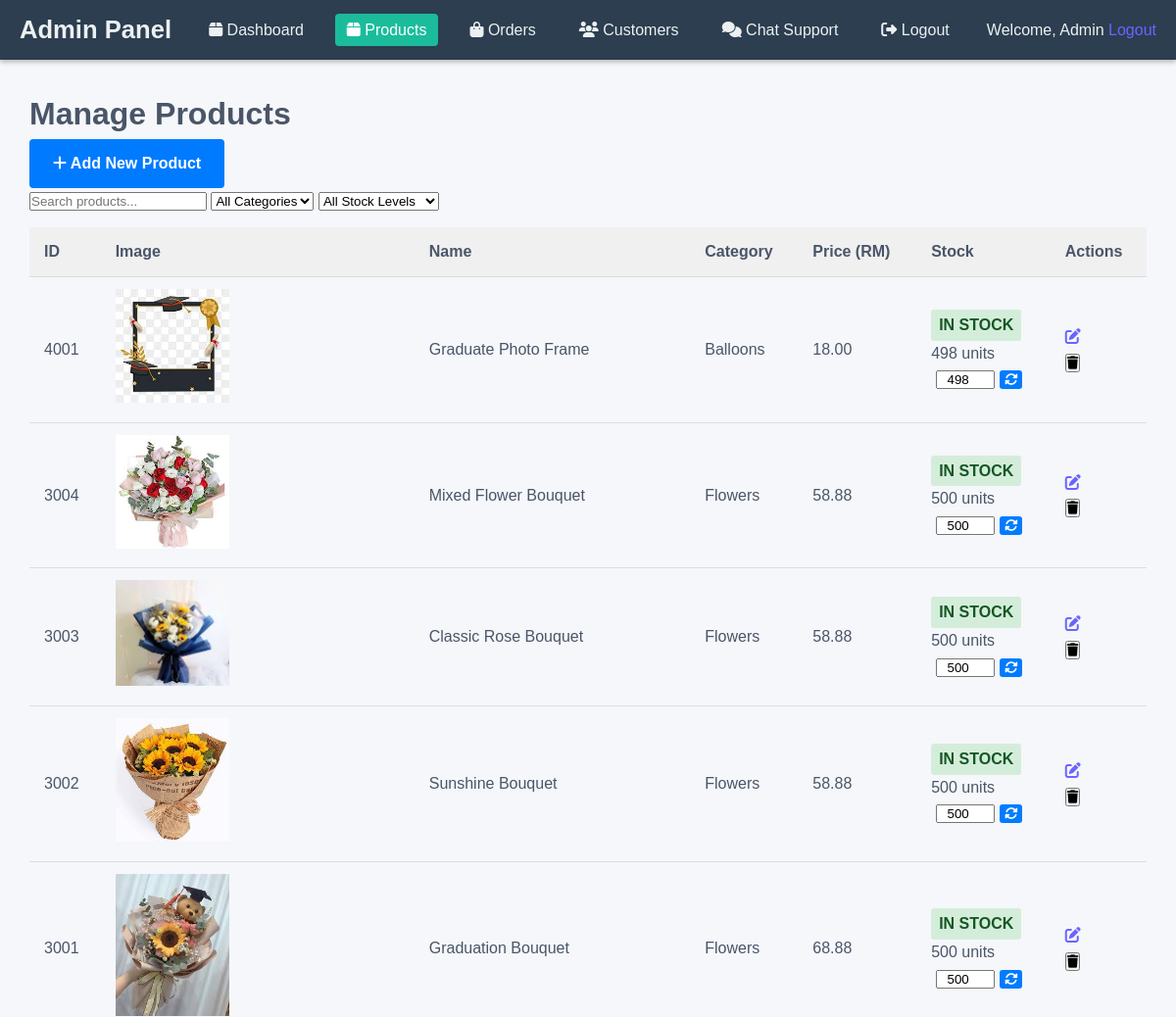
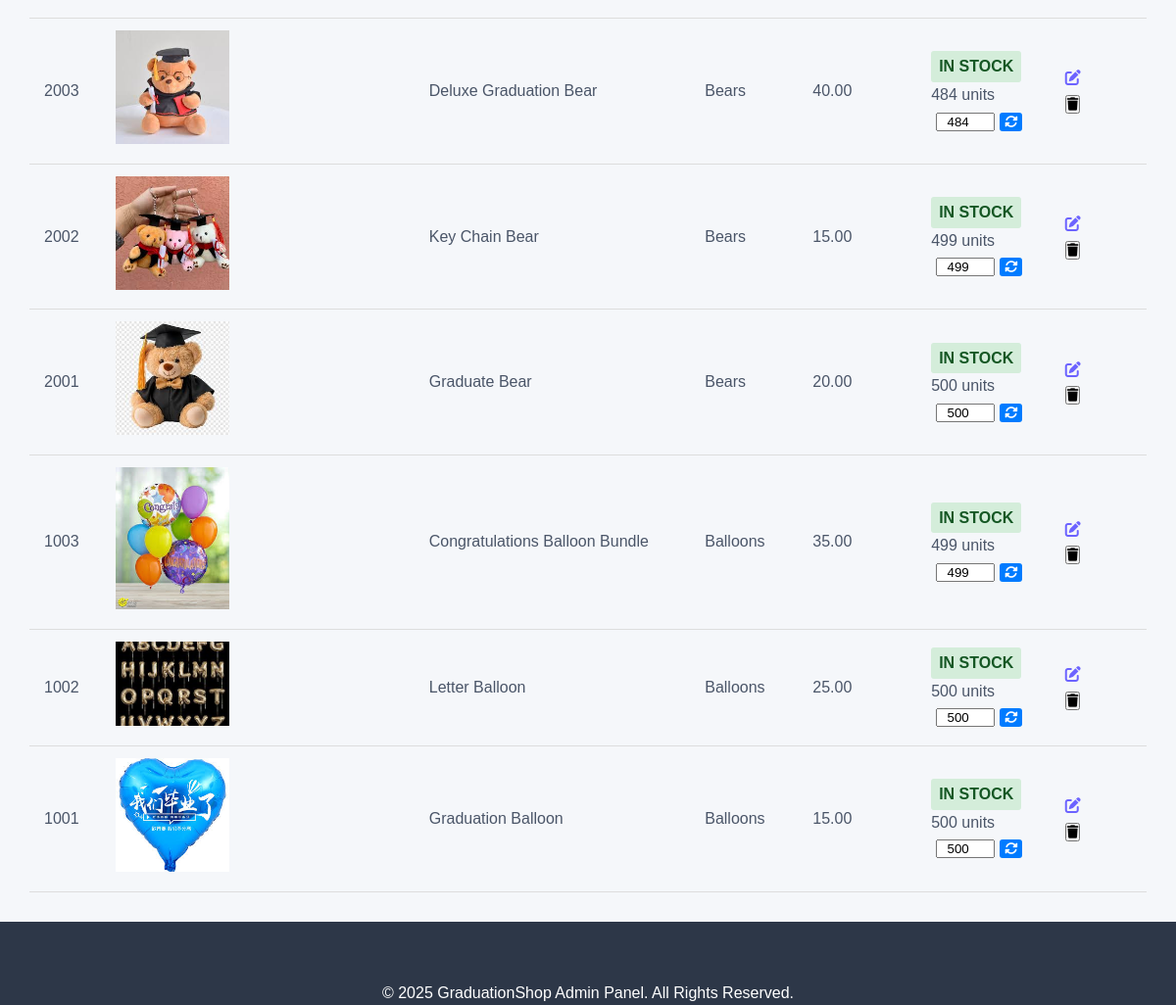
The app's page /Flower2/admin_products.php (signed in) with its own data (2 pictures, top to bottom).
### tables this page shows
CREATE TABLE `product` (
  `productid` int(11) NOT NULL,
  `productname` varchar(200) NOT NULL,
  `description` text DEFAULT NULL,
  `price` decimal(10,2) NOT NULL,
  `imagepath` varchar(100) NOT NULL,
  `category` varchar(50) NOT NULL,
  `stock_quantity` int(11) NOT NULL DEFAULT 100
);

### Flower2/admin_products.php (the view, shortened to what this page needs)
<?php
include("includes/header.php");
include("includes/db_connect.php");
$sql = "SELECT * FROM product ORDER BY productid DESC";
$result = $conn->query($sql);
?>
<link rel="stylesheet" href="css/admin.css">
<div class="admin-container">
    <div class="admin-content">
        <div class="admin-header">
            <h1>Manage Products</h1>
            <div class="admin-actions">
                <a href="admin_add_product.php" class="btn-primary"><i class="fas fa-plus"></i> Add New Product</a>
            </div>
        </div>
        <div class="search-filter">
            <input type="text" id="productSearch" placeholder="Search products..." class="search-input">
            <select id="categoryFilter" class="select-input">
                <option value="">All Categories</option>
            </select>
            <select id="stockFilter" class="select-input">
                <option value="">All Stock Levels</option>
            </select>
        </div>
        <table class="admin-table">
            <thead>
                <tr>
                    <th>ID</th>
                    <th>Image</th>
                    <th>Name</th>
                    <th>Category</th>
                    <th>Price (RM)</th>
                    <th>Stock</th>
                    <th>Actions</th>
                </tr>
            </thead>
            <tbody>
                <?php if($result && $result->num_rows > 0): ?>
                    <?php while($product = $result->fetch_assoc()): ?>
                        <tr data-stock="<?php
                            if($product['stock_quantity'] <= 0) echo 'out';
                            else if($product['stock_quantity'] <= 10) echo 'low';
                            else echo 'available';
                        ?>" data-category="<?php echo $product['category']; ?>">
                            <td><?php echo $product['productid']; ?></td>
                            <td>
                                <?php if(!empty($product['imagepath'])): ?>
                                    <img src="<?php echo $product['imagepath']; ?>" alt="<?php echo $product['productname']; ?>" class="product-thumbnail">
                                <?php else: ?>
                                    <span class="no-image">No Image</span>
                                <?php endif; ?>
                            </td>
                            <td class="product-info-column"><?php echo $product['productname']; ?></td>
                            <td><?php echo $product['category']; ?></td>
                            <td><?php echo number_format($product['price'], 2); ?></td>
                            <td>
                                <?php
                                $stock_class = '';
                                $stock_label = '';
                                if($product['stock_quantity'] <= 0) {
                                    $stock_class = 'stock-zero';
                                    $stock_label = 'OUT OF STOCK';
                                }
                                else if($product['stock_quantity'] <= 5) {
                                    $stock_class = 'stock-low';
                                    $stock_label = 'VERY LOW';
                                }
                                else if($product['stock_quantity'] <= 10) {
                                    $stock_class = 'stock-medium';
                                    $stock_label = 'LOW';
                                }
                                else {
                                    $stock_class = 'stock-high';
                                    $stock_label = 'IN STOCK';
                                }
                                ?>
                                <span class="stock-level <?php echo $stock_class; ?>"><?php echo $stock_label; ?></span>
                                <div><?php echo $product['stock_quantity']; ?> units</div>
                                <form method="post" action="" class="quick-edit-quantity">
                                    <input type="number" name="quantity" value="<?php echo $product['stock_quantity']; ?>" min="0">
                                    <button type="submit" name="update_quantity" title="Update Stock Quantity">
                                        <i class="fas fa-sync-alt"></i>
                                    </button>
                                </form>
                            </td>
                            <td class="actions">
                                <a href="admin_edit_product.php?id=<?php echo $product['productid']; ?>" class="btn-edit"><i class="fas fa-edit"></i></a>
                                <form method="post" action="" class="delete-form" onsubmit="return confirm('Are you sure you want to delete this product?');">
                                    <button type="submit" name="delete_product" class="btn-delete"><i class="fas fa-trash"></i></button>
                                </form>
                            </td>
                        </tr>
                    <?php endwhile; ?>
                <?php else: ?>
                    <tr>
                        <td colspan="7" class="no-results">No products found</td>
                    </tr>
                <?php endif; ?>
            </tbody>
        </table>
    </div>
</div>
<?php
include("includes/footer.php");
?>

### Flower2/css/styles.css (style rules this page uses)
:root { --primary-color: #6C63FF; --secondary-color: #FF6584; --dark-color: #2D3748; --light-color: #F7FAFC; --success-color: #48BB78; --error-color: #F56565; --text-color: #4A5568; --border-color: #E2E8F0; --grad-gold: #D4AF37; --grad-silver: #C0C0C0; }
* { margin: 0; padding: 0; box-sizing: border-box; }
body { font-family: 'Segoe UI', Tahoma, Geneva, Verdana, sans-serif; line-height: 1.6; color: var(--text-color); background-color: #F8F9FA; }
a { text-decoration: none; color: var(--primary-color); transition: color 0.3s; }
img { max-width: 100%; height: auto; }
button { cursor: pointer; }
.btn-primary, .btn-secondary { display: inline-block; padding: 12px 24px; border-radius: 4px; font-weight: 600; text-align: center; transition: all 0.3s; border: none; font-size: 16px; }
.btn-primary { background-color: var(--primary-color); color: white; }

### Flower2/css/admin.css (style rules this page uses)
body { font-family: 'Poppins', sans-serif; background-color: #f5f7fa; margin: 0; padding: 0; }
.admin-table { width: 100%; border-collapse: collapse; margin-top: 15px; }
.admin-table th, .admin-table td { text-align: left; padding: 12px 15px; border-bottom: 1px solid #ddd; }
.admin-table th { background-color: #f0f0f0; }
.admin-table img { max-width: 40%; height:auto; }
.btn-primary { background-color: #007bff; }
.admin-content { padding: 30px; }

### Flower2/admin_products.php (style rules this page uses)
.stock-level { font-weight: bold; padding: 3px 8px; border-radius: 3px; display: inline-block; }
.stock-high { background-color: #d4edda; color: #155724; }
.quick-edit-quantity { display: flex; align-items: center; margin-top: 5px; }
.quick-edit-quantity input { width: 60px; text-align: center; margin: 0 5px; }
.quick-edit-quantity button { background: #007bff; color: white; border: none; padding: 2px 5px; cursor: pointer; border-radius: 3px; }
.product-info-column { min-width: 180px; }

### records on screen
product: productid "4001", imagepath (picture), productname "Graduate Photo Frame", category "Balloons", price "18.00", stock_quantity "IN STOCK", stock_quantity "498", quantity "498"
product: productid "3004", imagepath (picture), productname "Mixed Flower Bouquet", category "Flowers", price "58.88", stock_quantity "IN STOCK", stock_quantity "500", quantity "500"
product: productid "3003", imagepath (picture), productname "Classic Rose Bouquet", category "Flowers", price "58.88", stock_quantity "IN STOCK", stock_quantity "500", quantity "500"
product: productid "3002", imagepath (picture), productname "Sunshine Bouquet", category "Flowers", price "58.88", stock_quantity "IN STOCK", stock_quantity "500", quantity "500"
product: productid "3001", imagepath (picture), productname "Graduation Bouquet", category "Flowers", price "68.88", stock_quantity "IN STOCK", stock_quantity "500", quantity "500"
product: productid "2003", imagepath (picture), productname "Deluxe Graduation Bear", category "Bears", price "40.00", stock_quantity "IN STOCK", stock_quantity "484", quantity "484"
product: productid "2002", imagepath (picture), productname "Key Chain Bear", category "Bears", price "15.00", stock_quantity "IN STOCK", stock_quantity "499", quantity "499"
product: productid "2001", imagepath (picture), productname "Graduate Bear", category "Bears", price "20.00", stock_quantity "IN STOCK", stock_quantity "500", quantity "500"
product: productid "1003", imagepath (picture), productname "Congratulations Balloon Bundle", category "Balloons", price "35.00", stock_quantity "IN STOCK", stock_quantity "499", quantity "499"
product: productid "1002", imagepath (picture), productname "Letter Balloon", category "Balloons", price "25.00", stock_quantity "IN STOCK", stock_quantity "500", quantity "500"
product: productid "1001", imagepath (picture), productname "Graduation Balloon", category "Balloons", price "15.00", stock_quantity "IN STOCK", stock_quantity "500", quantity "500"
